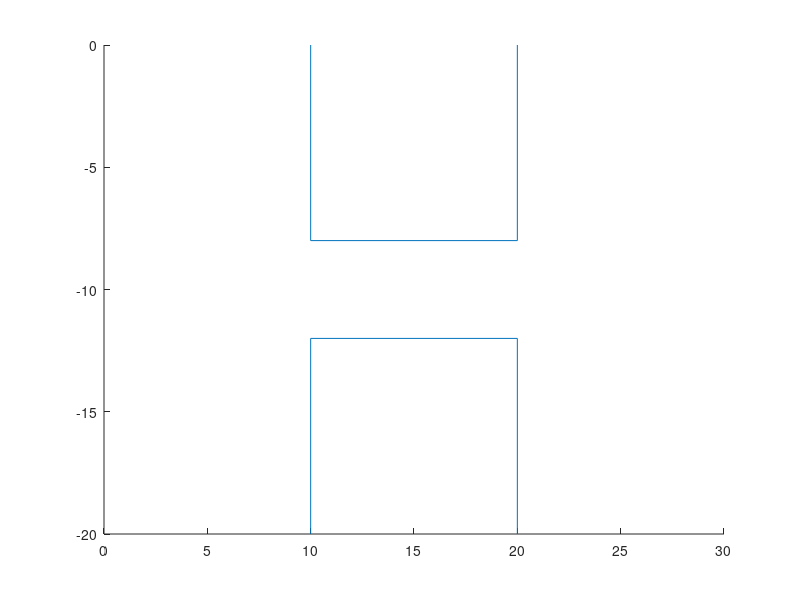
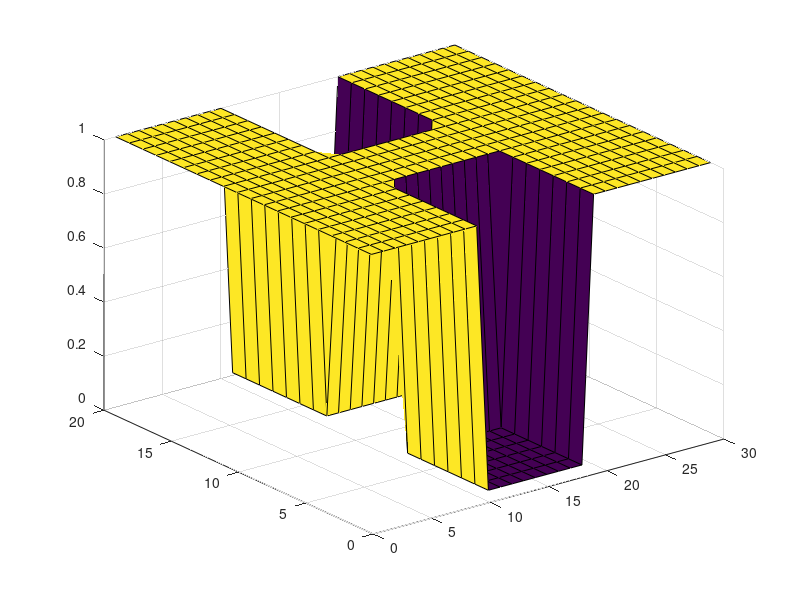
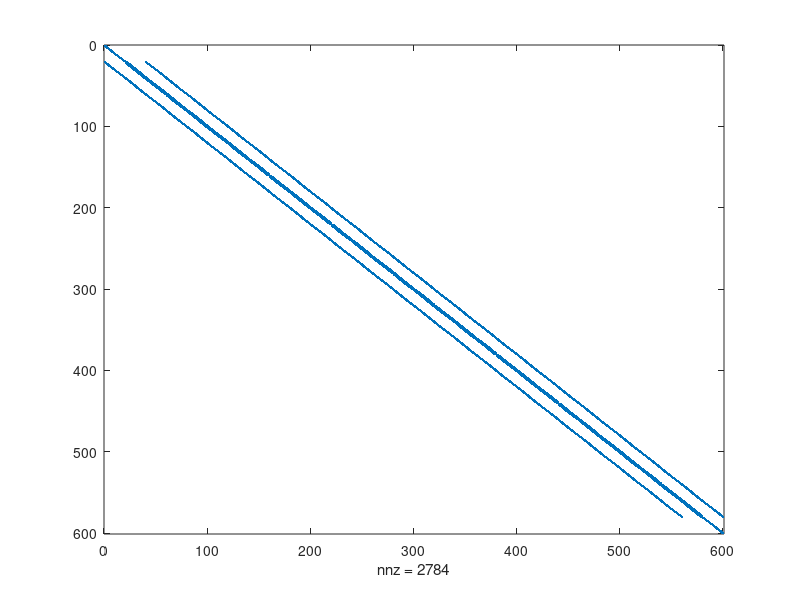
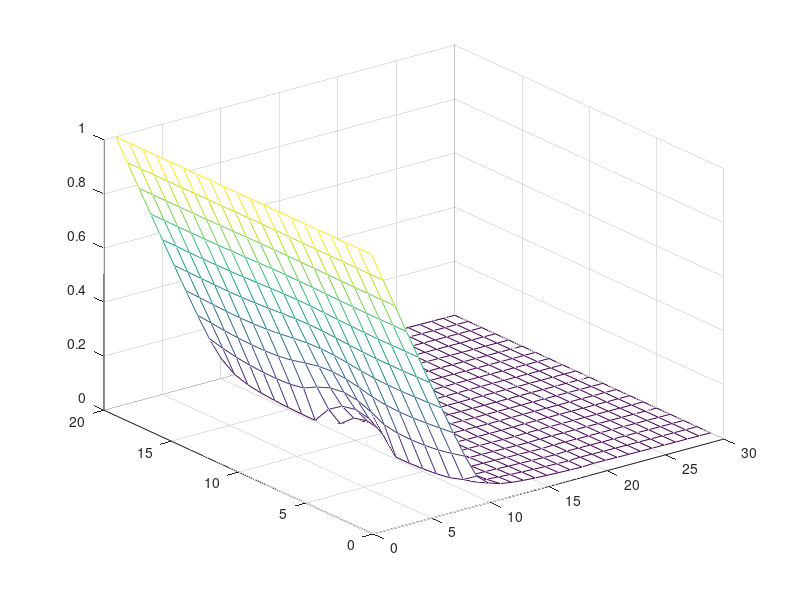

Here is the MATLAB script that generated these plots, in order:
clear;
clc;

W=20;
L=30;
V0=1;
so=1;
si=10^-2;
Wb=8;
Lb=10;

figure(1);
xlim([0 L]);
ylim([-W 0]);

%block definition
line([Lb Lb],[0 -Wb]);
line([Lb Lb],[-W Wb-W]);
line([2*Lb 2*Lb],[0 -Wb]);
line([2*Lb 2*Lb],[-W Wb-W]);
line([Lb 2*Lb],[-Wb -Wb]);
line([Lb 2*Lb],[Wb-W Wb-W]);

for i=1:W
    for j=1:L
        if (j>Lb && j<2*Lb) && (i<Wb || i>(W-Wb))
            sigma(i,j)=si;
        else
            sigma(i,j)=so;
        end
    end
end
figure(2);
surf(sigma);
    
G=sparse(W*L,W*L);

%n:i,j  
%nl:i,j-1    
%nr:i,j+1
for i=1:(W*L)
    if i <= W || i > (L-1)*W
        G(i,i)=1;
    end
end

for j=2:(L-1)
    for i=1:W
        n = i+(j-1)*W;
        a= i+(j-2)*W;
        d= i+j*W;
        w= (i-1)+(j-1)*W;
        s= (i+1)+(j-1)*W;
        if i==1||i==W
            if i==1
                if j == Lb || j == 2*Lb
                    G(n,n)=-(1/(2*si)+1/(2*so))-2/so;
                    G(n,s)=1/so;
                    if j==Lb
                        G(n,a)=1/so;
                        G(n,d)=1/si;
                    else
                        G(n,a)=1/si;
                        G(n,d)=1/so;
                    end
                elseif j<Lb || j>2*Lb
                    G(n,s)=1/so;
                    G(n,n)=-3/so;
                    G(n,a)=1/so;
                    G(n,d)=1/so;          
                elseif j == Lb+1 || j == 2*Lb-1
                    G(n,n)=-(1/(2*si)+1/(2*so))-2/si;
                    G(n,s)=1/si;
                    if j==Lb
                        G(n,a)=1/so;
                        G(n,d)=1/si;
                    else
                        G(n,a)=1/si;
                        G(n,d)=1/so;
                    end
                else
                    G(n,s)=1/si;
                    G(n,n)=-3/si;
                    G(n,a)=1/si;
                    G(n,d)=1/si;
                end
            else
                if j == Lb || j == 2*Lb
                    G(n,n)=-(1/(2*si)+1/(2*so))-2/so;
                    G(n,w)=1/so;
                    if j==Lb
                        G(n,a)=1/so;
                        G(n,d)=1/si;
                    else
                        G(n,a)=1/si;
                        G(n,d)=1/so;
                    end
                elseif j<Lb || j>2*Lb
                    G(n,w)=1/so;
                    G(n,n)=-3/so;
                    G(n,a)=1/so;
                    G(n,d)=1/so;
                elseif j == Lb+1 || j == 2*Lb-1
                    G(n,n)=-(1/(2*si)+1/(2*so))-2/si;
                    G(n,w)=1/si;
                    if j==Lb
                        G(n,a)=1/so;
                        G(n,d)=1/si;
                    else
                        G(n,a)=1/si;
                        G(n,d)=1/so;
                    end      
                else
                    G(n,w)=1/si;
                    G(n,n)=-3/si;
                    G(n,a)=1/si;
                    G(n,d)=1/si;
                end
            end
        elseif i==Wb || i==(W-Wb)
            if i==Wb
                if j>Lb && j<2*Lb
                    G(n,s)=1/so;
                    G(n,w)=1/si;
                    G(n,n)=-3/so-(1/(2*si)+1/(2*so));
                    G(n,d)=1/so;
                    G(n,a)=1/so;            
                else 
                    G(n,a)=1/so;
                    G(n,n)=-4/so;
                    G(n,d)=1/so;
                    G(n,s)=1/so;
                    G(n,w)=1/so;
                end
            else
                if j > Lb && j < 2*Lb
                    G(n,s)=1/si;
                    G(n,w)=1/so;
                    G(n,n)=-3/so-(1/(2*si)+1/(2*so));
                    G(n,d)=1/so;
                    G(n,a)=1/so;        
                else
                    G(n,a)=1/so;
                    G(n,n)=-4/so;
                    G(n,d)=1/so;
                    G(n,s)=1/so;
                    G(n,w)=1/so;
                end
            end
        elseif i>Wb && i<(W-Wb)
            G(n,a)=1/so;
            G(n,n)=-4/so;
            G(n,d)=1/so;
            G(n,s)=1/so;
            G(n,w)=1/so;
        elseif i==Wb-1 || i==W-Wb+1
            if i==Wb-1
                if j == Lb || j == 2*Lb
                    G(n,n)=-3/so-(1/(2*si)+1/(2*so));
                    G(n,w)=1/so;
                    G(n,s)=1/so;
                    if j == Lb
                        G(n,a)=1/so;
                        G(n,d)=1/si;
                    else
                        G(n,a)=1/si;
                        G(n,d)=1/so;
                    end
                elseif j==Lb+1 || j==2*Lb-1
                    G(n,n)=-2/si-2*(1/(2*si)+1/(2*so));
                    G(n,w)=1/si;
                    G(n,s)=1/so;
                    if j==Lb+1
                        G(n,a)=1/so;
                        G(n,d)=1/si;
                    else
                        G(n,a)=1/si;
                        G(n,d)=1/so;
                    end
                elseif j>Lb+1 && j<2*Lb-1
                    G(n,n)=-3/si-(1/(2*si)+1/(2*so));
                    G(n,w)=1/si;
                    G(n,s)=1/so;
                    G(n,a)=1/si;
                    G(n,d)=1/si;
                else
                    G(n,n)=-4/so;
                    G(n,w)=1/so;
                    G(n,s)=1/so;
                    G(n,a)=1/so;
                    G(n,d)=1/so;
                end
            else
                if j == Lb || j == 2*Lb
                    G(n,n)=-3/so-(1/(2*si)+1/(2*so));
                    G(n,w)=1/so;
                    G(n,s)=1/so;
                    if j == Lb
                        G(n,a)=1/so;
                        G(n,d)=1/si;
                    else
                        G(n,a)=1/si;
                        G(n,d)=1/so;
                    end
                elseif j==Lb+1 || j==2*Lb-1
                    G(n,n)=-2/si-2*(1/(2*si)+1/(2*so));
                    G(n,w)=1/so;
                    G(n,s)=1/si;
                    if j==Lb+1
                        G(n,a)=1/so;
                        G(n,d)=1/si;
                    else
                        G(n,a)=1/si;
                        G(n,d)=1/so;
                    end
                elseif j>Lb+1 && j<2*Lb-1
                    G(n,n)=-3/si-(1/(2*si)+1/(2*so));
                    G(n,w)=1/so;
                    G(n,s)=1/si;
                    G(n,a)=1/si;
                    G(n,d)=1/si;
                else
                    G(n,n)=-4/so;
                    G(n,w)=1/so;
                    G(n,s)=1/so;
                    G(n,a)=1/so;
                    G(n,d)=1/so;
                end
            end
        else
            if j==Lb || j==2*Lb
                G(n,n)=-3/so-(1/(2*si)+1/(2*so));
                G(n,w)=1/so;
                G(n,s)=1/so;
                if j==Lb
                    G(n,a)=1/so;
                    G(n,d)=1/si;
                else
                    G(n,a)=1/si;
                    G(n,d)=1/so;
                end
            elseif j==Lb+1 || j==2*Lb-1
                G(n,n)=-3/si-1*(1/(2*si)+1/(2*so));
                G(n,w)=1/si;
                G(n,s)=1/si;
                if j==Lb+1
                    G(n,a)=1/so;
                    G(n,d)=1/si;
                else
                    G(n,a)=1/si;
                    G(n,d)=1/so;
                end
            elseif j<Lb || j>2*Lb
                G(n,n)=-4/so;
                G(n,w)=1/so;
                G(n,s)=1/so;
                G(n,a)=1/so;
                G(n,d)=1/so;
            else
                G(n,n)=-4/si;
                G(n,w)=1/si;
                G(n,s)=1/si;
                G(n,a)=1/si;
                G(n,d)=1/si;
            end
        end
    end
end
figure(3);
spy(G);

F=sparse(W*L,1);
for i=1:(W*L)
    if i <= W 
        F(i,1)=V0;
    end
end

V=G\F;

for i=1:W
    for j=1:L
        n=i+(j-1)*W;
        Emap(i,j) = V(n);
    end
end
figure(4);
mesh(Emap);
[X Y]=gradient(Emap);
Ex=-X;
Ey=-Y;
figure(5);
quiver(Ex,Ey);

for i=1:W
    for j=1:L
        if (j>Lb && j<2*Lb) && (i<Wb || i>(W-Wb))
            Jx=Ex*si;
            Jy=Ey*si;
        else
            Jx=Ex*so;
            Jy=Ey*so;
        end
    end
end
J=sqrt(Jx.*Jx+Jy.*Jy);
figure(6);
quiver(Jx,Jy);